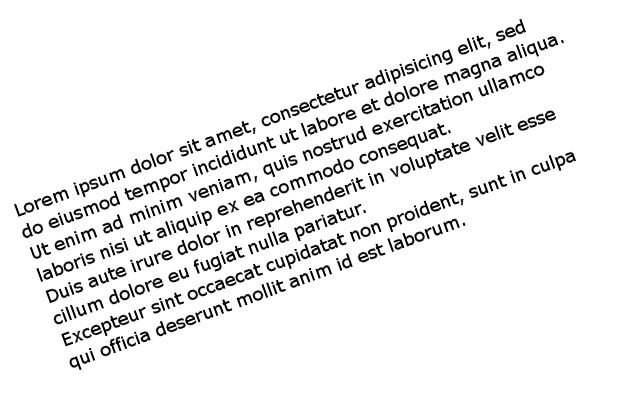
#> input picture images/source/sketext.jpg, 640 x 400 px
$ python 'AutoImage Rotation2.py'   (Python 2 division)
#> lines starting #> are read from the running program, lines starting #| are printed output that depends on the picture; after the words box and inside, x2 and y2 are one past the last pixel; in counts of white or black regions, pixels touching at a corner belong together; long printed decimals are rounded
import cv2
import numpy as np
from scipy import ndimage
from pylab import array, plot, show, axis, arange, figure, uint8
from PIL import Image, ImageEnhance
from PIL import ImageFilter
from matplotlib import pyplot as plt

#Read Image in OpenCV
img = cv2.imread('images/source/sketext.jpg',0)
#> img is the input picture: shape (400, 640); min 0, max 255, mean 237.7

"""""
#rotation of an image by the specified angle
def rotateImage(image, angle):
  image_center = tuple(np.array(image.shape)/2)
  rot_mat = cv2.getRotationMatrix2D(image_center,angle,1.0)
  result = cv2.warpAffine(image, rot_mat, image.shape,flags=cv2.INTER_LINEAR)
  return result

#rotated = rotateImage(img, 1)
"""""

def rotateImage2(image, angle):
    return ndimage.rotate(image, angle)
"""""
#scale
height, width = img.shape[:2]
res = cv2.resize(img,(width/2, height/2), interpolation = cv2.INTER_CUBIC)
cv2.imwrite('images/scaleedby2.png',res)
"""""

#Morphology
kernel = np.ones((3,3),np.uint8)
erosion = cv2.erode(img,kernel,iterations = 10)
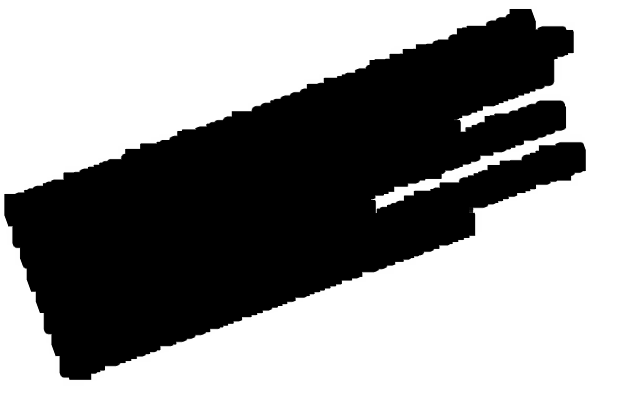
#> erosion: shape (400, 640); min 0, max 255, mean 150.3
#dilation = cv2.dilate(img,kernel,iterations = 1)
#opening = cv2.morphologyEx(img, cv2.MORPH_OPEN, kernel)
#closing = cv2.morphologyEx(img, cv2.MORPH_CLOSE, kernel)

height, width = erosion.shape
#> height = 400; width = 640
edges = cv2.Canny(erosion, 150, 200, 3, 5, True)
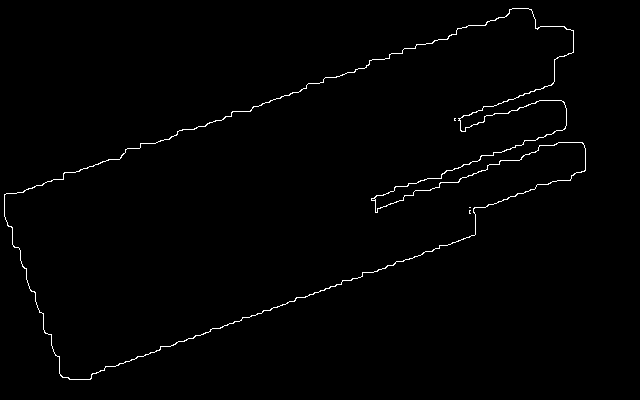
#> edges: shape (400, 640); 0.99% white in thin lines or dots, all inside (x1, y1, x2, y2) = (4, 8, 586, 380)
cv2.imwrite('images/edges.png', edges)

#Write final result
cv2.imwrite('images/binaryderosion.png',erosion)
#cv2.imwrite('images/binaryopening.png',opening)
#cv2.imwrite('images/binaryclosing.png',closing)
#cv2.imwrite('images/binarydilation.png',dilation)

image2 = Image.open('images/binaryopening.png')
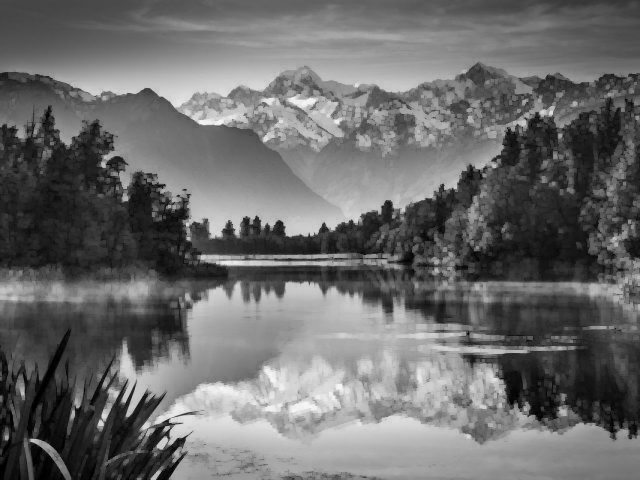
#> input picture images/binaryopening.png, 640 x 480 px
#> image2 is the input picture: PIL image 640x480 L; min 0, max 246, mean 107.3
contrastOpening = ImageEnhance.Contrast(image2)
contrastOpening.enhance(2).save('images/contrastOpening.png', 'PNG')
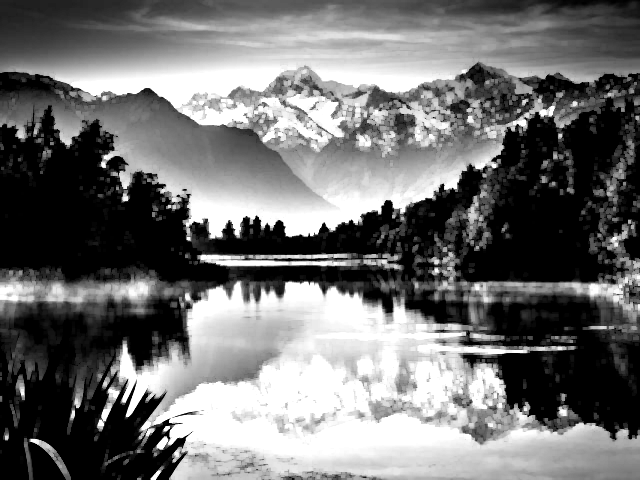
#> saved as contrastOpening.png: PIL image 640x480 L; min 0, max 255, mean 112.8


def compute_skew(image):
    #image = cv2.bitwise_not(image)
    height, width = image.shape
#> height = 400; width = 640

    edges = cv2.Canny(image, 150, 200, 3, 5, True)
    #cv2.imwrite('images/edges.png', edges)
    lines = cv2.HoughLinesP(edges, 1, 3.141592653589793/180, 100, minLineLength=width / 4.0, maxLineGap=10)
#> lines = [[191, 129, 368, 65], [91, 374, 475, 234]]
    angle = 0.0
    nlines = lines.size
#> nlines = 8
    for x1, y1, x2, y2 in lines[0]:
        angle += np.arctan2(x2 - x1, y2 - y1)
#> this loop made 1 pass
#> (x1, y1, x2, y2, angle) on pass 1: (191, 129, 368, 65, 1.92)
#> after the loop, angle = 1.92

    print angle / nlines
#| 0.2397
    return angle / nlines

#img = cv2.imread('images/contrastOpening.png',0)
deskewed_image = rotateImage2(erosion, compute_skew(erosion))
#> in rotateImage2, `return ndimage.rotate(image, angle)`:
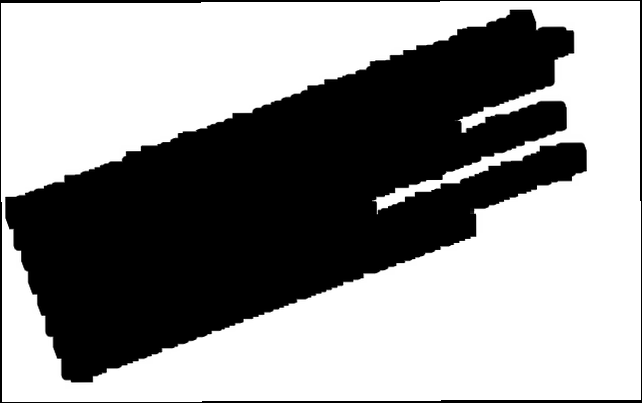
#> returned value: shape (403, 642); min 0, max 255, mean 147.7
cv2.imwrite('images/deskewed_image.png',deskewed_image)
